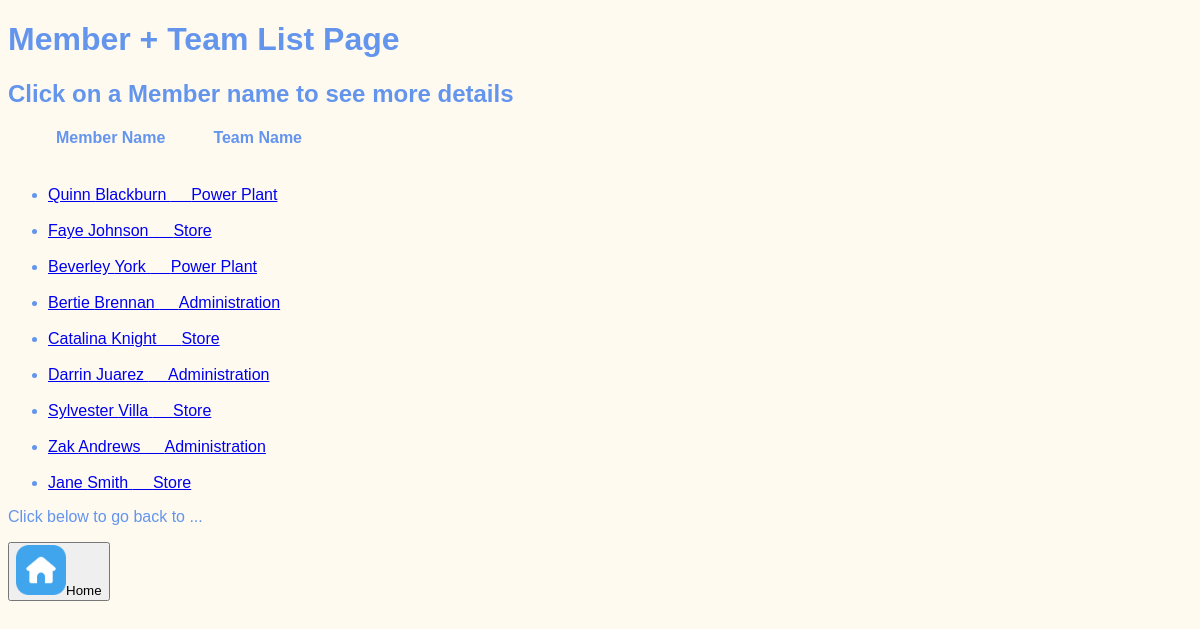
The app's page /tlpage, older data.
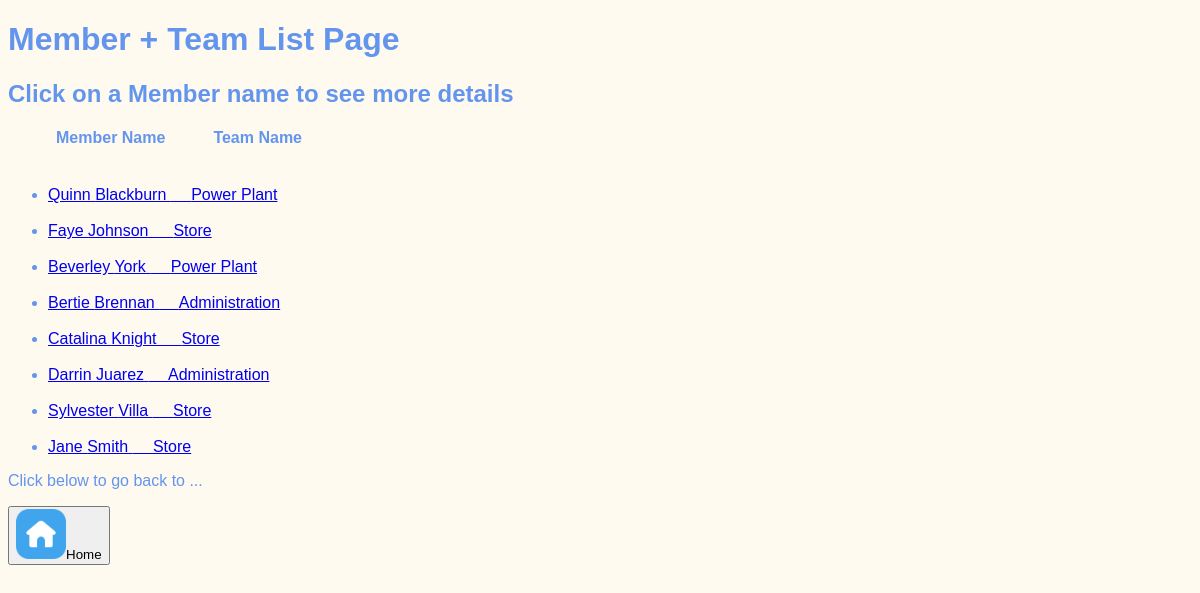
The same page, newer data.
### category/models.py (models this page shows, shortened)
class Member(models.Model):
    first_name = models.CharField(max_length=15)
    last_name = models.CharField(max_length=15)
    employee_number = models.IntegerField()
    start_date = models.DateField()
    internal_phone = models.CharField(max_length=6)
    internal_email = models.EmailField(default="*_*@python-django.com")
    job_description = models.CharField(max_length=15)
    team = models.ForeignKey(Team, on_delete=models.CASCADE)
    role = models.ForeignKey(Role, on_delete=models.CASCADE)
    location = models.ForeignKey(Location, on_delete=models.CASCADE)
    gui_type = models.CharField(max_length=7, default="User")

class Team(models.Model):
    team_name = models.CharField(max_length=20)
    team_email = models.EmailField()
    team_manager = models.CharField(max_length=25)
    def __str__(self):
        return f"{self.team_name}"

### tpwebsite/views.py (the view)
# urls.py: path('tlpage', member_list_tl, name='teams_list_page_mem'),
def member_list_tl(request):
    return render(request, "category/members_list_tl.html",
                  {"memlist": Member.objects.all()})

### category/templates/category/members_list_tl.html (shortened to what this page needs)
{% extends "base.html" %}
{% load static %}
{% block content %}
    <h1>Member + Team List Page</h1>
    <h2>Click on a Member name to see more details</h2>
    <h4>&emsp;&emsp;&emsp;Member Name&emsp;&emsp;&emsp;Team Name</h4>
    <ul>
      {% for member in memlist %} <br>
        <li>
          <a href="{% url 'memberdettl' member.id %}">
            {{ member.first_name }} {{ member.last_name }} &emsp; {{ member.team}}
          </a>
        </li>
      {% endfor %}
    </ul>
  <p>Click below to go back to ...</p>
  <p>
    <a href="{% url 'landing_page' %}"><button><img src="{% static 'tpwebsite/Home.png' %}" width="50px" height="50px">Home</button></a>
  </p>
{% endblock %}

Row changes from the older to the newer data that the page shows:
removed Member: first_name "Zak", last_name "Andrews", team "Administration"
